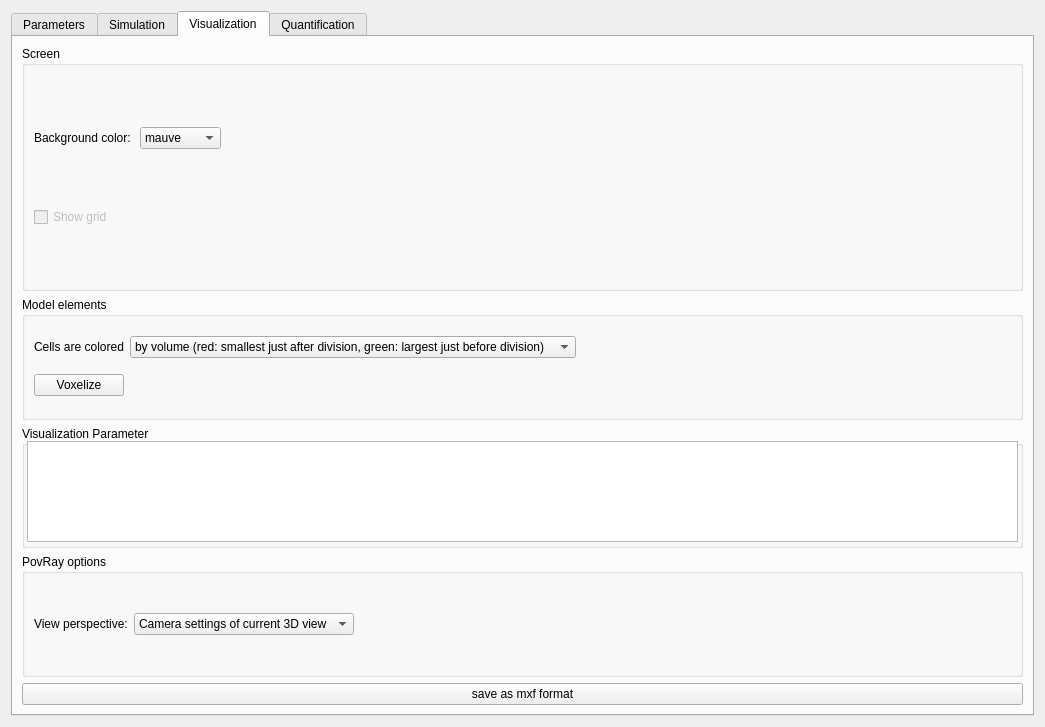
<?xml version="1.0" encoding="UTF-8"?>
<ui version="4.0">
 <class>monolayer</class>
 <widget class="QWidget" name="monolayer">
  <property name="geometry">
   <rect>
    <x>0</x>
    <y>0</y>
    <width>1045</width>
    <height>727</height>
   </rect>
  </property>
  <property name="sizePolicy">
   <sizepolicy hsizetype="Minimum" vsizetype="Minimum">
    <horstretch>0</horstretch>
    <verstretch>0</verstretch>
   </sizepolicy>
  </property>
  <property name="windowTitle">
   <string>Form</string>
  </property>
  <layout class="QGridLayout" name="gridLayout">
   <item row="0" column="0">
    <widget class="QTabWidget" name="tabWidget">
     <property name="minimumSize">
      <size>
       <width>300</width>
       <height>0</height>
      </size>
     </property>
     <property name="currentIndex">
      <number>2</number>
     </property>
     <widget class="QWidget" name="tab">
      <attribute name="title">
       <string>Parameters</string>
      </attribute>
      <layout class="QGridLayout" name="gridLayout_3">
       <item row="3" column="0" colspan="3">
        <widget class="QGroupBox" name="groupBoxParameters">
         <property name="title">
          <string>Parameters</string>
         </property>
         <layout class="QGridLayout" name="gridLayout_14">
          <item row="0" column="0" colspan="2">
           <widget class="QTreeView" name="parameterTreeView"/>
          </item>
          <item row="1" column="0">
           <widget class="QPushButton" name="pushButtonResetParametersToDefaults">
            <property name="text">
             <string>Reset to default values</string>
            </property>
           </widget>
          </item>
          <item row="1" column="1">
           <widget class="QPushButton" name="pushButtonApplyParametersToAllExistingCells">
            <property name="enabled">
             <bool>false</bool>
            </property>
            <property name="text">
             <string>Apply parameters to all existing cells</string>
            </property>
           </widget>
          </item>
         </layout>
        </widget>
       </item>
       <item row="1" column="0">
        <layout class="QGridLayout" name="gridLayout_5">
         <item row="2" column="0">
          <widget class="QGroupBox" name="groupBoxSubmodel">
           <property name="sizePolicy">
            <sizepolicy hsizetype="Preferred" vsizetype="Fixed">
             <horstretch>0</horstretch>
             <verstretch>0</verstretch>
            </sizepolicy>
           </property>
           <property name="minimumSize">
            <size>
             <width>0</width>
             <height>55</height>
            </size>
           </property>
           <property name="title">
            <string>Submodel</string>
           </property>
           <widget class="QComboBox" name="comboBoxSubModel">
            <property name="enabled">
             <bool>true</bool>
            </property>
            <property name="geometry">
             <rect>
              <x>10</x>
              <y>20</y>
              <width>261</width>
              <height>22</height>
             </rect>
            </property>
            <item>
             <property name="text">
              <string>Strict monolayer</string>
             </property>
            </item>
            <item>
             <property name="text">
              <string>Tumor spheroid</string>
             </property>
            </item>
           </widget>
          </widget>
         </item>
         <item row="1" column="0">
          <widget class="QGroupBox" name="groupBoxSimulation">
           <property name="sizePolicy">
            <sizepolicy hsizetype="Fixed" vsizetype="Preferred">
             <horstretch>0</horstretch>
             <verstretch>0</verstretch>
            </sizepolicy>
           </property>
           <property name="minimumSize">
            <size>
             <width>280</width>
             <height>0</height>
            </size>
           </property>
           <property name="title">
            <string>Simulation</string>
           </property>
           <layout class="QGridLayout" name="gridLayout_11">
            <item row="1" column="0">
             <widget class="QLabel" name="label_28">
              <property name="text">
               <string>Name:</string>
              </property>
             </widget>
            </item>
            <item row="1" column="1">
             <widget class="QLineEdit" name="textSimulationName">
              <property name="enabled">
               <bool>true</bool>
              </property>
              <property name="text">
               <string>default</string>
              </property>
             </widget>
            </item>
           </layout>
          </widget>
         </item>
         <item row="2" column="1">
          <widget class="QGroupBox" name="groupBoxScenario">
           <property name="title">
            <string>Scenario</string>
           </property>
           <widget class="QComboBox" name="comboBoxScenario">
            <property name="geometry">
             <rect>
              <x>10</x>
              <y>20</y>
              <width>261</width>
              <height>24</height>
             </rect>
            </property>
            <property name="currentIndex">
             <number>1</number>
            </property>
            <item>
             <property name="text">
              <string>None (File Open... )</string>
             </property>
            </item>
            <item>
             <property name="text">
              <string>Single Cell Origin</string>
             </property>
            </item>
            <item>
             <property name="text">
              <string>Population in Embedding Medium</string>
             </property>
            </item>
           </widget>
          </widget>
         </item>
         <item row="1" column="1">
          <spacer name="horizontalSpacer_6">
           <property name="orientation">
            <enum>Qt::Horizontal</enum>
           </property>
           <property name="sizeHint" stdset="0">
            <size>
             <width>40</width>
             <height>20</height>
            </size>
           </property>
          </spacer>
         </item>
        </layout>
       </item>
      </layout>
     </widget>
     <widget class="QWidget" name="tab_2">
      <attribute name="title">
       <string>Simulation</string>
      </attribute>
      <layout class="QGridLayout" name="gridLayout_4">
       <item row="1" column="0" colspan="2">
        <widget class="QGroupBox" name="groupBox_2">
         <property name="sizePolicy">
          <sizepolicy hsizetype="Preferred" vsizetype="Maximum">
           <horstretch>0</horstretch>
           <verstretch>0</verstretch>
          </sizepolicy>
         </property>
         <property name="title">
          <string>Simulation progress</string>
         </property>
         <layout class="QGridLayout" name="gridLayout_6">
          <item row="0" column="1">
           <layout class="QHBoxLayout" name="horizontalLayout_4">
            <item>
             <widget class="QLabel" name="label_23">
              <property name="text">
               <string>N:</string>
              </property>
             </widget>
            </item>
            <item>
             <widget class="QSpinBox" name="spinBoxSimulationProgressN">
              <property name="minimumSize">
               <size>
                <width>70</width>
                <height>0</height>
               </size>
              </property>
              <property name="buttonSymbols">
               <enum>QAbstractSpinBox::NoButtons</enum>
              </property>
              <property name="keyboardTracking">
               <bool>false</bool>
              </property>
              <property name="maximum">
               <number>1000000</number>
              </property>
             </widget>
            </item>
            <item>
             <widget class="QLabel" name="label_22">
              <property name="text">
               <string>cells</string>
              </property>
             </widget>
            </item>
           </layout>
          </item>
          <item row="0" column="3">
           <spacer name="horizontalSpacer_2">
            <property name="orientation">
             <enum>Qt::Horizontal</enum>
            </property>
            <property name="sizeHint" stdset="0">
             <size>
              <width>40</width>
              <height>20</height>
             </size>
            </property>
           </spacer>
          </item>
          <item row="0" column="0">
           <layout class="QHBoxLayout" name="horizontalLayout_3">
            <item>
             <widget class="QLabel" name="label_7">
              <property name="text">
               <string>Time:</string>
              </property>
             </widget>
            </item>
            <item>
             <widget class="QDoubleSpinBox" name="doubleSpinBoxSimulationProgressTime">
              <property name="minimumSize">
               <size>
                <width>70</width>
                <height>0</height>
               </size>
              </property>
              <property name="buttonSymbols">
               <enum>QAbstractSpinBox::NoButtons</enum>
              </property>
              <property name="keyboardTracking">
               <bool>false</bool>
              </property>
              <property name="decimals">
               <number>3</number>
              </property>
              <property name="maximum">
               <double>10000.000000000000000</double>
              </property>
             </widget>
            </item>
            <item>
             <widget class="QLabel" name="label_21">
              <property name="text">
               <string>days</string>
              </property>
             </widget>
            </item>
           </layout>
          </item>
          <item row="2" column="0" colspan="4">
           <widget class="QProgressBar" name="progressBar">
            <property name="sizePolicy">
             <sizepolicy hsizetype="Expanding" vsizetype="MinimumExpanding">
              <horstretch>0</horstretch>
              <verstretch>0</verstretch>
             </sizepolicy>
            </property>
            <property name="value">
             <number>50</number>
            </property>
           </widget>
          </item>
         </layout>
        </widget>
       </item>
       <item row="0" column="0">
        <widget class="QGroupBox" name="groupBox_3">
         <property name="sizePolicy">
          <sizepolicy hsizetype="Preferred" vsizetype="MinimumExpanding">
           <horstretch>0</horstretch>
           <verstretch>0</verstretch>
          </sizepolicy>
         </property>
         <property name="title">
          <string>Simulation control</string>
         </property>
         <layout class="QGridLayout" name="gridLayout_7">
          <item row="0" column="0">
           <widget class="QPushButton" name="buttonResetModel">
            <property name="sizePolicy">
             <sizepolicy hsizetype="Minimum" vsizetype="Maximum">
              <horstretch>0</horstretch>
              <verstretch>0</verstretch>
             </sizepolicy>
            </property>
            <property name="text">
             <string>Init / Reset model (N=1, t=0)</string>
            </property>
           </widget>
          </item>
          <item row="1" column="0">
           <layout class="QHBoxLayout" name="horizontalLayout">
            <item>
             <widget class="QLabel" name="label">
              <property name="text">
               <string>Simulate until</string>
              </property>
             </widget>
            </item>
            <item>
             <widget class="QDoubleSpinBox" name="doubleSpinBoxSimulateUntil">
              <property name="prefix">
               <string/>
              </property>
              <property name="maximum">
               <double>10000.000000000000000</double>
              </property>
              <property name="value">
               <double>8.000000000000000</double>
              </property>
             </widget>
            </item>
            <item>
             <widget class="QLabel" name="label_2">
              <property name="text">
               <string>days</string>
              </property>
             </widget>
            </item>
           </layout>
          </item>
          <item row="2" column="0">
           <widget class="QCheckBox" name="checkBoxEnableObservation">
            <property name="text">
             <string>Enable observation</string>
            </property>
            <property name="checked">
             <bool>true</bool>
            </property>
           </widget>
          </item>
          <item row="7" column="0">
           <spacer name="verticalSpacer">
            <property name="orientation">
             <enum>Qt::Vertical</enum>
            </property>
            <property name="sizeHint" stdset="0">
             <size>
              <width>20</width>
              <height>40</height>
             </size>
            </property>
           </spacer>
          </item>
          <item row="4" column="0">
           <layout class="QHBoxLayout" name="horizontalLayout_2">
            <item>
             <widget class="QLabel" name="labelOutputObservablesEvery">
              <property name="text">
               <string>Output observables every</string>
              </property>
             </widget>
            </item>
            <item>
             <widget class="QDoubleSpinBox" name="doubleSpinBoxObserveEvery">
              <property name="decimals">
               <number>2</number>
              </property>
              <property name="minimum">
               <double>0.000000000000000</double>
              </property>
              <property name="maximum">
               <double>100.000000000000000</double>
              </property>
              <property name="singleStep">
               <double>0.100000000000000</double>
              </property>
              <property name="value">
               <double>0.100000000000000</double>
              </property>
             </widget>
            </item>
            <item>
             <widget class="QLabel" name="labelOutputObservablesEveryUnit">
              <property name="text">
               <string>days</string>
              </property>
             </widget>
            </item>
           </layout>
          </item>
          <item row="5" column="0">
           <widget class="QPushButton" name="buttonStartSimulation">
            <property name="enabled">
             <bool>false</bool>
            </property>
            <property name="text">
             <string>Start simulation</string>
            </property>
           </widget>
          </item>
          <item row="6" column="0">
           <widget class="QPushButton" name="buttonAbortSimulation">
            <property name="enabled">
             <bool>false</bool>
            </property>
            <property name="text">
             <string>Abort simulation</string>
            </property>
           </widget>
          </item>
          <item row="8" column="0">
           <widget class="QPushButton" name="observeCellPopulationSnapshotButton">
            <property name="font">
             <font>
              <italic>false</italic>
             </font>
            </property>
            <property name="text">
             <string>Write cell population snapshot</string>
            </property>
           </widget>
          </item>
          <item row="3" column="0">
           <widget class="QCheckBox" name="checkBoxEnablePOVOutput">
            <property name="toolTip">
             <string notr="true" extracomment="Write a povray file on every observation. See option in Visualizsation tab."/>
            </property>
            <property name="text">
             <string>Enable POV output</string>
            </property>
           </widget>
          </item>
          <item row="9" column="0">
           <widget class="QPushButton" name="buttonWritePovray">
            <property name="text">
             <string>Write povray</string>
            </property>
           </widget>
          </item>
         </layout>
        </widget>
       </item>
       <item row="0" column="1">
        <widget class="QGroupBox" name="groupBox_4">
         <property name="sizePolicy">
          <sizepolicy hsizetype="MinimumExpanding" vsizetype="MinimumExpanding">
           <horstretch>0</horstretch>
           <verstretch>0</verstretch>
          </sizepolicy>
         </property>
         <property name="title">
          <string>Console</string>
         </property>
         <layout class="QHBoxLayout" name="horizontalLayout_5">
          <property name="leftMargin">
           <number>2</number>
          </property>
          <property name="topMargin">
           <number>2</number>
          </property>
          <property name="rightMargin">
           <number>2</number>
          </property>
          <property name="bottomMargin">
           <number>2</number>
          </property>
          <item>
           <widget class="QTextBrowser" name="monolayerConsole_Simulation">
            <property name="sizePolicy">
             <sizepolicy hsizetype="MinimumExpanding" vsizetype="MinimumExpanding">
              <horstretch>0</horstretch>
              <verstretch>0</verstretch>
             </sizepolicy>
            </property>
            <property name="readOnly">
             <bool>false</bool>
            </property>
            <property name="html">
             <string>&lt;!DOCTYPE HTML PUBLIC &quot;-//W3C//DTD HTML 4.0//EN&quot; &quot;http://www.w3.org/TR/REC-html40/strict.dtd&quot;&gt;
&lt;html&gt;&lt;head&gt;&lt;meta name=&quot;qrichtext&quot; content=&quot;1&quot; /&gt;&lt;style type=&quot;text/css&quot;&gt;
p, li { white-space: pre-wrap; }
&lt;/style&gt;&lt;/head&gt;&lt;body style=&quot; font-family:'Noto Sans'; font-size:9pt; font-weight:400; font-style:normal;&quot;&gt;
&lt;p style=&quot;-qt-paragraph-type:empty; margin-top:0px; margin-bottom:0px; margin-left:0px; margin-right:0px; -qt-block-indent:0; text-indent:0px; font-family:'MS Shell Dlg 2'; font-size:8pt;&quot;&gt;&lt;br /&gt;&lt;/p&gt;&lt;/body&gt;&lt;/html&gt;</string>
            </property>
           </widget>
          </item>
         </layout>
        </widget>
       </item>
      </layout>
     </widget>
     <widget class="QWidget" name="tab_3">
      <attribute name="title">
       <string>Visualization</string>
      </attribute>
      <layout class="QGridLayout" name="gridLayout_8">
       <item row="0" column="0" rowspan="2">
        <widget class="QGroupBox" name="groupBoxVisualizationScreen">
         <property name="sizePolicy">
          <sizepolicy hsizetype="Preferred" vsizetype="Preferred">
           <horstretch>0</horstretch>
           <verstretch>0</verstretch>
          </sizepolicy>
         </property>
         <property name="minimumSize">
          <size>
           <width>280</width>
           <height>0</height>
          </size>
         </property>
         <property name="title">
          <string>Screen</string>
         </property>
         <layout class="QGridLayout" name="gridLayout_10">
          <item row="1" column="1">
           <widget class="QComboBox" name="comboBoxScreenBackgroundColor">
            <property name="currentIndex">
             <number>3</number>
            </property>
            <item>
             <property name="text">
              <string>black</string>
             </property>
            </item>
            <item>
             <property name="text">
              <string>dark grey</string>
             </property>
            </item>
            <item>
             <property name="text">
              <string>light grey</string>
             </property>
            </item>
            <item>
             <property name="text">
              <string>mauve</string>
             </property>
            </item>
            <item>
             <property name="text">
              <string>white</string>
             </property>
            </item>
           </widget>
          </item>
          <item row="1" column="0">
           <widget class="QLabel" name="label_27">
            <property name="text">
             <string>Background color: </string>
            </property>
           </widget>
          </item>
          <item row="1" column="2">
           <spacer name="horizontalSpacer">
            <property name="orientation">
             <enum>Qt::Horizontal</enum>
            </property>
            <property name="sizeHint" stdset="0">
             <size>
              <width>40</width>
              <height>20</height>
             </size>
            </property>
           </spacer>
          </item>
          <item row="2" column="0">
           <widget class="QCheckBox" name="checkBoxScreenShowGrid">
            <property name="enabled">
             <bool>false</bool>
            </property>
            <property name="text">
             <string>Show grid</string>
            </property>
           </widget>
          </item>
         </layout>
        </widget>
       </item>
       <item row="6" column="0">
        <widget class="QGroupBox" name="groupBoxPovRayOptions">
         <property name="title">
          <string>PovRay options</string>
         </property>
         <layout class="QGridLayout" name="gridLayout_12">
          <item row="0" column="1">
           <widget class="QComboBox" name="comboBox">
            <property name="sizePolicy">
             <sizepolicy hsizetype="Fixed" vsizetype="Fixed">
              <horstretch>0</horstretch>
              <verstretch>0</verstretch>
             </sizepolicy>
            </property>
            <property name="minimumSize">
             <size>
              <width>220</width>
              <height>0</height>
             </size>
            </property>
            <item>
             <property name="text">
              <string>Camera settings of current 3D view</string>
             </property>
            </item>
           </widget>
          </item>
          <item row="0" column="0">
           <widget class="QLabel" name="label_29">
            <property name="text">
             <string>View perspective:</string>
            </property>
           </widget>
          </item>
          <item row="0" column="2">
           <spacer name="horizontalSpacer_4">
            <property name="orientation">
             <enum>Qt::Horizontal</enum>
            </property>
            <property name="sizeHint" stdset="0">
             <size>
              <width>40</width>
              <height>20</height>
             </size>
            </property>
           </spacer>
          </item>
         </layout>
        </widget>
       </item>
       <item row="5" column="0">
        <widget class="QGroupBox" name="groupBoxVisualizationParameter">
         <property name="title">
          <string>Visualization Parameter</string>
         </property>
         <widget class="QTreeView" name="VisualizationTreeView">
          <property name="geometry">
           <rect>
            <x>5</x>
            <y>15</y>
            <width>991</width>
            <height>101</height>
           </rect>
          </property>
         </widget>
        </widget>
       </item>
       <item row="7" column="0">
        <widget class="QPushButton" name="saveMXFButton">
         <property name="text">
          <string>save as mxf format</string>
         </property>
        </widget>
       </item>
       <item row="4" column="0">
        <widget class="QGroupBox" name="groupBoxVisualizationElements">
         <property name="title">
          <string>Model elements</string>
         </property>
         <layout class="QGridLayout" name="gridLayout_9">
          <item row="2" column="0">
           <widget class="QLabel" name="label_24">
            <property name="text">
             <string>Cells are colored</string>
            </property>
           </widget>
          </item>
          <item row="2" column="3">
           <spacer name="horizontalSpacer_3">
            <property name="orientation">
             <enum>Qt::Horizontal</enum>
            </property>
            <property name="sizeHint" stdset="0">
             <size>
              <width>40</width>
              <height>20</height>
             </size>
            </property>
           </spacer>
          </item>
          <item row="2" column="2">
           <widget class="QComboBox" name="comboBoxCellStaining">
            <property name="sizePolicy">
             <sizepolicy hsizetype="Preferred" vsizetype="Fixed">
              <horstretch>0</horstretch>
              <verstretch>0</verstretch>
             </sizepolicy>
            </property>
            <property name="currentIndex">
             <number>3</number>
            </property>
            <item>
             <property name="text">
              <string>all white</string>
             </property>
            </item>
            <item>
             <property name="text">
              <string>by proliferation status (white = proliferating, grey = quiescent)</string>
             </property>
            </item>
            <item>
             <property name="text">
              <string>by absolute force in last simulation step (hue)</string>
             </property>
            </item>
            <item>
             <property name="text">
              <string>by volume (red: smallest just after division, green: largest just before division)</string>
             </property>
            </item>
            <item>
             <property name="text">
              <string>Lobule layer</string>
             </property>
            </item>
            <item>
             <property name="text">
              <string>Lesion edge</string>
             </property>
            </item>
           </widget>
          </item>
          <item row="3" column="0">
           <widget class="QPushButton" name="pushButtonVoxelize">
            <property name="text">
             <string>Voxelize</string>
            </property>
           </widget>
          </item>
         </layout>
        </widget>
       </item>
      </layout>
     </widget>
     <widget class="QWidget" name="tab_4">
      <attribute name="title">
       <string>Quantification</string>
      </attribute>
      <widget class="QGroupBox" name="groupBox">
       <property name="geometry">
        <rect>
         <x>10</x>
         <y>15</y>
         <width>196</width>
         <height>176</height>
        </rect>
       </property>
       <property name="title">
        <string>Discrete Voronoi Analysis</string>
       </property>
       <widget class="QToolButton" name="quantificationRunTestAnalysisButton">
        <property name="geometry">
         <rect>
          <x>10</x>
          <y>120</y>
          <width>121</width>
          <height>19</height>
         </rect>
        </property>
        <property name="text">
         <string>Run test analysis</string>
        </property>
       </widget>
       <widget class="QWidget" name="formLayoutWidget">
        <property name="geometry">
         <rect>
          <x>10</x>
          <y>25</y>
          <width>163</width>
          <height>66</height>
         </rect>
        </property>
        <layout class="QFormLayout" name="formLayout">
         <property name="fieldGrowthPolicy">
          <enum>QFormLayout::AllNonFixedFieldsGrow</enum>
         </property>
         <item row="0" column="1">
          <widget class="QDoubleSpinBox" name="discvor_VoxelSize">
           <property name="accessibleName">
            <string/>
           </property>
           <property name="prefix">
            <string/>
           </property>
           <property name="decimals">
            <number>2</number>
           </property>
           <property name="minimum">
            <double>0.010000000000000</double>
           </property>
           <property name="maximum">
            <double>1.000000000000000</double>
           </property>
           <property name="singleStep">
            <double>0.010000000000000</double>
           </property>
           <property name="value">
            <double>0.200000000000000</double>
           </property>
          </widget>
         </item>
         <item row="1" column="1">
          <widget class="QDoubleSpinBox" name="discvor_CellCutOffRadius">
           <property name="decimals">
            <number>2</number>
           </property>
           <property name="minimum">
            <double>0.500000000000000</double>
           </property>
           <property name="maximum">
            <double>2.000000000000000</double>
           </property>
           <property name="singleStep">
            <double>0.100000000000000</double>
           </property>
           <property name="value">
            <double>0.700000000000000</double>
           </property>
          </widget>
         </item>
         <item row="0" column="0">
          <widget class="QLabel" name="label_3">
           <property name="text">
            <string>Voxel size</string>
           </property>
          </widget>
         </item>
         <item row="1" column="0">
          <widget class="QLabel" name="label_4">
           <property name="text">
            <string>Cell cutoff radius</string>
           </property>
          </widget>
         </item>
        </layout>
       </widget>
       <widget class="QCheckBox" name="discvor_EnableDebugOutput">
        <property name="geometry">
         <rect>
          <x>10</x>
          <y>95</y>
          <width>88</width>
          <height>17</height>
         </rect>
        </property>
        <property name="text">
         <string>DebugOutput</string>
        </property>
        <property name="checked">
         <bool>true</bool>
        </property>
       </widget>
       <widget class="QProgressBar" name="quantificationDVA_ProgressBar">
        <property name="geometry">
         <rect>
          <x>10</x>
          <y>150</y>
          <width>181</width>
          <height>16</height>
         </rect>
        </property>
        <property name="sizePolicy">
         <sizepolicy hsizetype="Expanding" vsizetype="MinimumExpanding">
          <horstretch>0</horstretch>
          <verstretch>0</verstretch>
         </sizepolicy>
        </property>
        <property name="value">
         <number>50</number>
        </property>
       </widget>
      </widget>
      <widget class="QGroupBox" name="groupBox_5">
       <property name="geometry">
        <rect>
         <x>220</x>
         <y>15</y>
         <width>791</width>
         <height>211</height>
        </rect>
       </property>
       <property name="sizePolicy">
        <sizepolicy hsizetype="MinimumExpanding" vsizetype="MinimumExpanding">
         <horstretch>0</horstretch>
         <verstretch>0</verstretch>
        </sizepolicy>
       </property>
       <property name="title">
        <string>Console</string>
       </property>
       <layout class="QHBoxLayout" name="horizontalLayout_6">
        <property name="leftMargin">
         <number>2</number>
        </property>
        <property name="topMargin">
         <number>2</number>
        </property>
        <property name="rightMargin">
         <number>2</number>
        </property>
        <property name="bottomMargin">
         <number>2</number>
        </property>
        <item>
         <widget class="QTextBrowser" name="monolayerConsole_Quantification">
          <property name="sizePolicy">
           <sizepolicy hsizetype="MinimumExpanding" vsizetype="MinimumExpanding">
            <horstretch>0</horstretch>
            <verstretch>0</verstretch>
           </sizepolicy>
          </property>
          <property name="readOnly">
           <bool>false</bool>
          </property>
          <property name="html">
           <string>&lt;!DOCTYPE HTML PUBLIC &quot;-//W3C//DTD HTML 4.0//EN&quot; &quot;http://www.w3.org/TR/REC-html40/strict.dtd&quot;&gt;
&lt;html&gt;&lt;head&gt;&lt;meta name=&quot;qrichtext&quot; content=&quot;1&quot; /&gt;&lt;style type=&quot;text/css&quot;&gt;
p, li { white-space: pre-wrap; }
&lt;/style&gt;&lt;/head&gt;&lt;body style=&quot; font-family:'Noto Sans'; font-size:9pt; font-weight:400; font-style:normal;&quot;&gt;
&lt;p style=&quot;-qt-paragraph-type:empty; margin-top:0px; margin-bottom:0px; margin-left:0px; margin-right:0px; -qt-block-indent:0; text-indent:0px; font-family:'MS Shell Dlg 2'; font-size:8pt;&quot;&gt;&lt;br /&gt;&lt;/p&gt;&lt;/body&gt;&lt;/html&gt;</string>
          </property>
         </widget>
        </item>
       </layout>
      </widget>
     </widget>
    </widget>
   </item>
  </layout>
 </widget>
 <resources/>
 <connections/>
</ui>
